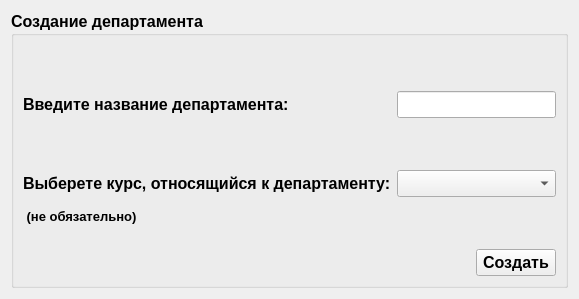
     <widget class="QWidget" name="tab_6">
      <attribute name="title">
       <string>Департаменты</string>
      </attribute>
      <layout class="QVBoxLayout" name="verticalLayout_4">
       <item>
        <widget class="QGroupBox" name="groupBox">
         <property name="font">
          <font>
           <pointsize>12</pointsize>
           <italic>false</italic>
           <bold>true</bold>
          </font>
         </property>
         <property name="styleSheet">
          <string notr="true"/>
         </property>
         <property name="title">
          <string>Создание департамента</string>
         </property>
         <layout class="QVBoxLayout" name="verticalLayout_3">
          <item>
           <layout class="QFormLayout" name="formLayout_2">
            <item row="0" column="1">
             <spacer name="verticalSpacer_7">
              <property name="orientation">
               <enum>Qt::Vertical</enum>
              </property>
              <property name="sizeHint" stdset="0">
               <size>
                <width>20</width>
                <height>40</height>
               </size>
              </property>
             </spacer>
            </item>
            <item row="1" column="0">
             <widget class="QLabel" name="label_7">
              <property name="font">
               <font>
                <pointsize>12</pointsize>
                <italic>false</italic>
                <bold>true</bold>
               </font>
              </property>
              <property name="styleSheet">
               <string notr="true">border-color: white;</string>
              </property>
              <property name="text">
               <string>Введите название департамента:</string>
              </property>
             </widget>
            </item>
            <item row="1" column="1">
             <widget class="QLineEdit" name="lineEdit_7">
              <property name="font">
               <font>
                <pointsize>12</pointsize>
                <italic>false</italic>
                <bold>true</bold>
                <underline>false</underline>
                <strikeout>false</strikeout>
               </font>
              </property>
              <property name="text">
               <string/>
              </property>
             </widget>
            </item>
            <item row="2" column="1">
             <spacer name="verticalSpacer_8">
              <property name="orientation">
               <enum>Qt::Vertical</enum>
              </property>
              <property name="sizeHint" stdset="0">
               <size>
                <width>20</width>
                <height>40</height>
               </size>
              </property>
             </spacer>
            </item>
            <item row="3" column="0">
             <widget class="QLabel" name="label_8">
              <property name="font">
               <font>
                <pointsize>12</pointsize>
                <italic>false</italic>
                <bold>true</bold>
               </font>
              </property>
              <property name="styleSheet">
               <string notr="true">border-color: white;</string>
              </property>
              <property name="text">
               <string>Выберете курс, относящийся к департаменту:</string>
              </property>
             </widget>
            </item>
            <item row="3" column="1">
             <widget class="QComboBox" name="comboBox">
              <property name="font">
               <font>
                <pointsize>12</pointsize>
                <italic>false</italic>
                <bold>true</bold>
                <underline>false</underline>
                <strikeout>false</strikeout>
               </font>
              </property>
             </widget>
            </item>
            <item row="4" column="0">
             <widget class="QLabel" name="label_9">
              <property name="font">
               <font>
                <pointsize>10</pointsize>
                <italic>false</italic>
                <bold>true</bold>
               </font>
              </property>
              <property name="styleSheet">
               <string notr="true">border-color: white;</string>
              </property>
              <property name="text">
               <string> (не обязательно)</string>
              </property>
             </widget>
            </item>
            <item row="4" column="1">
             <spacer name="verticalSpacer_9">
              <property name="orientation">
               <enum>Qt::Vertical</enum>
              </property>
              <property name="sizeHint" stdset="0">
               <size>
                <width>20</width>
                <height>40</height>
               </size>
              </property>
             </spacer>
            </item>
           </layout>
          </item>
          <item>
           <layout class="QHBoxLayout" name="horizontalLayout">
            <item>
             <spacer name="horizontalSpacer">
              <property name="orientation">
               <enum>Qt::Horizontal</enum>
              </property>
              <property name="sizeHint" stdset="0">
               <size>
                <width>40</width>
                <height>20</height>
               </size>
              </property>
             </spacer>
            </item>
            <item>
             <widget class="QPushButton" name="pushButton">
              <property name="font">
               <font>
                <pointsize>12</pointsize>
                <italic>false</italic>
                <bold>true</bold>
                <underline>false</underline>
                <strikeout>false</strikeout>
               </font>
              </property>
              <property name="text">
               <string>Создать</string>
              </property>
             </widget>
            </item>
           </layout>
          </item>
         </layout>
        </widget>
       </item>
      </layout>
     </widget>
